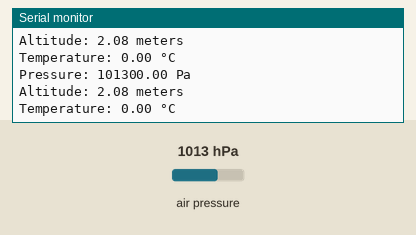
This sketch was run on a simulated Arduino Uno, built for the host (arithmetic inside an expression is 32-bit, double 64-bit). On the bench: the last lines printed to the serial monitor. The inputs (shaded band) are chosen by the test bench; at power-on: air pressure 1013 hPa.

Above: at 1.2 s.
1.3 s: air pressure set to 952 hPa
At 2.6 s:
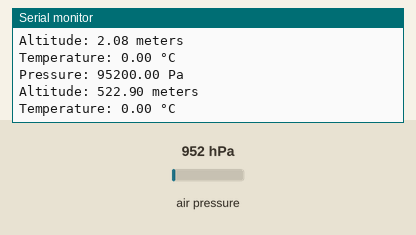
2.8 s: air pressure set to 975 hPa
At 3.8 s:
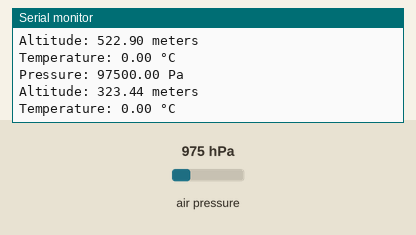
Timing chart, 0 to 5.8 s (numbered marks = the images above; inputs shaded):
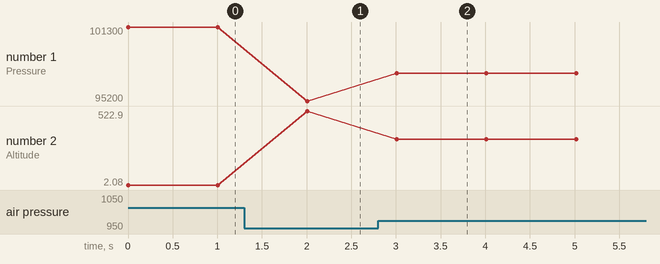

The sketch:

sketch_apr15a.ino
```cpp
#include <Adafruit_MPL3115A2.h>
#include <Wire.h>

Adafruit_MPL3115A2 baro;

void setup() {
  Serial.begin(115200);
  while (!Serial);  // Wait for serial monitor

  if (!baro.begin()) {
    Serial.println("Could not find sensor");
    while (1);
  }
}

void loop() {
  float pressure = baro.readPressure();
  float altitude = baro.readAltitude();
  float temp = baro.readTemp();

  Serial.print("Pressure: ");
  Serial.print(pressure);
  Serial.println(" Pa");

  Serial.print("Altitude: ");
  Serial.print(altitude);
  Serial.println(" meters");

  Serial.print("Temperature: ");
  Serial.print(temp);
  Serial.println(" °C");

  delay(1000);
}
```

Measured:
- after the input at 1.3 s, the serial monitor: prints a new line after 0.71 s (image 1)
- after the input at 2.8 s, the serial monitor: prints a new line after 0.21 s (image 2)
- plotted number 1: 101300 → 95200 after the input at 1.3 s, 95200 → 97500 after the input at 2.8 s
- plotted number 2: 2.08 → 522.9 after the input at 1.3 s, 522.9 → 323.44 after the input at 2.8 s
